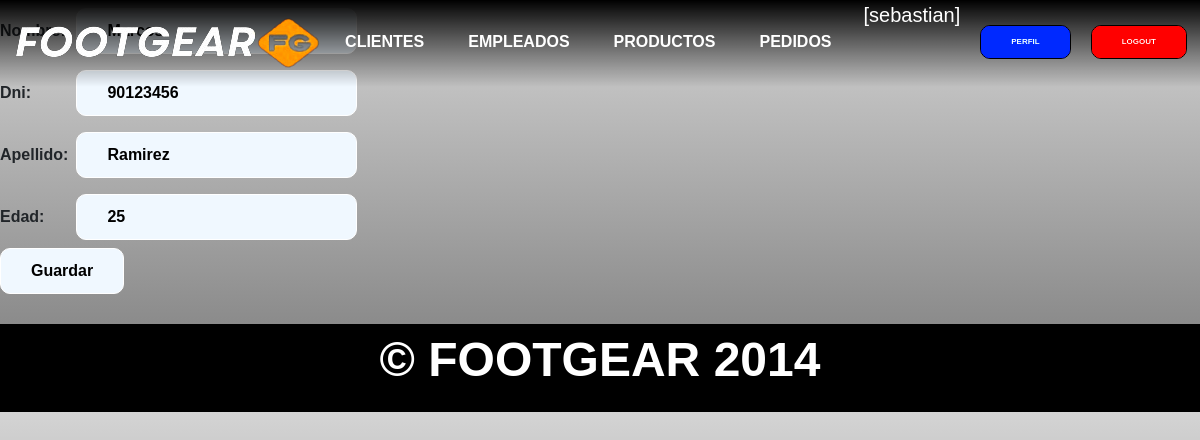
Page /clienteUpdate/1006/ (signed in) on the committed database.
### aplicacion/models.py (models this page shows, shortened)
class Cliente(models.Model):
    nombre = models.CharField(max_length=50)
    apellido = models.CharField(max_length=50)
    edad = models.IntegerField()
    dni = models.IntegerField(unique=True)

### aplicacion/views.py (the view)
# urls.py: path('clienteUpdate/<id_cliente>/', clienteUpdate, name="cliente_update"),
@login_required
def clienteUpdate(request,id_cliente):
    cliente = Cliente.objects.get(id = id_cliente)
    if request.method == "POST":
        miForm = ClienteForm(request.POST)
        if miForm.is_valid():
            cliente.nombre = miForm.cleaned_data.get("nombre")
            cliente.apellido = miForm.cleaned_data.get("apellido")
            cliente.edad =  miForm.cleaned_data.get("edad")
            cliente.dni = miForm.cleaned_data.get("dni")
            cliente.save()
            return redirect(reverse_lazy('clientes'))
    else:
        miForm = ClienteForm(initial={'nombre': cliente.nombre, 'apellido' : cliente.apellido, 'edad' : cliente.edad , 'dni' : cliente.dni} )
    return render(request,"aplicacion/clienteForm.html",{"form": miForm})

### aplicacion/forms.py
class ClienteForm(forms.Form):
    nombre = forms.CharField(max_length=50,required=True)
    dni = forms.IntegerField(required=True)
    apellido = forms.CharField(max_length=50,required=True)
    edad = forms.IntegerField(required=True)

### aplicacion/templates/aplicacion/clienteForm.html (shortened to what this page needs)
{% extends "aplicacion/index.html" %}
{% block contenido %}
<form action="" method="post">
    <table>
        {{ form.as_table }}
    </table>
    <input type="submit" value="Guardar">
</form>
{% endblock contenido %}

### aplicacion/templates/aplicacion/index.html (shortened to what this page needs)
<!DOCTYPE html>
<html lang="en">
    <head>
        {% load static %}
        <link href="https://cdn.jsdelivr.net/npm/bootstrap@5.3.3/dist/css/bootstrap.min.css" rel="stylesheet">
        <link href="{% static 'css/styles.css' %}" rel="stylesheet"/>
        <link rel="stylesheet" href="https://cdnjs.cloudflare.com/ajax/libs/font-awesome/6.4.0/css/all.min.css">
    </head>
    <body>
        <header>
            <div class="container mask navigation">
                <nav>
                    <h1 class="">
                        <img class="logo" src="{% static 'assets/img/logo_footgear.png' %}" alt="">
                    </h1>
                    {% if user.is_authenticated %}
                        <a href="{% url 'clientes' %}">CLIENTES</a>
                        <a href="{% url 'empleados' %}">EMPLEADOS</a>
                        <a href="{% url 'productos' %}">PRODUCTOS</a>
                        <a href="{% url 'pedidos' %}">PEDIDOS</a>
                        <div>
                            <p  class="username">[{{user.username}}]</p>
                            <a href="{% url 'agregar_avatar' %}"><img class="avatar" src="{{request.session.avatar}}" height="40px" weight="40px"></a>
                        </div>
                            <form action="{% url 'perfil' %}">
                                <button type="submit" class="btn btn-success logout-button edit-button">PERFIL</button>
                            </form>
                        <form action="{% url 'logout' %}" method="post">
                                <button type="submit" class="btn btn-success logout-button">LOGOUT</button>
                            </form>
                    {% endif %}
                </nav>
            </div>
        </header>
{% block contenido%}{% endblock contenido %}
        <footer>
            <p>&copy; FOOT<span class="orange-text">GEAR</span> 2014</p>
        </footer>
    </body>
</html>

### aplicacion/static/css/styles.css (style rules this page uses)
* { padding: 0; margin: 0; box-sizing: border-box; }
body { font-family: sans-serif; background-color: #000; background: linear-gradient(#d4d4d4,#454545); }
html { scroll-behavior: smooth; }
h1 { font-size: 2.5em; }
p { font-size: 1.25em; }
button , input,#buy_button { font-size: 1em; font-weight: bold; padding: 10px 30px; border-radius: 10px; border: 1px solid #fff; color: #000; background-color: #fff; }
.container { max-width: 700px; margin: auto; }
header { background-color: transparent; flex-wrap: wrap; position: fixed; top: 0; right: 0; width: 100vw; z-index: 100; background: linear-gradient(to bottom, black ,transparent); }
header .container { display: flex; flex-direction: column; justify-content: center; align-items: center; }
header nav { display: flex; flex-direction: column; text-align: center; padding-bottom: 2px; }
header div nav a { padding: 5px 12px; text-decoration: none; color: white; font-weight: bolder; }
header .navigation { background-image: url(../assets/img/75496e55be60c1cbf480d6e76bd11ec4.jpg); filter: saturate(2); background-position: center center; background-repeat: no-repeat; background-size: cover; }
.logout-button { margin-top: 25px; background-color:rgb(219, 0, 0); color: rgb(255, 255, 255); font-size: 0.5em; font-weight: bold; padding: 10px 30px; border-radius: 10px; border: 1px solid black; }
.username { color: #ffffff; margin-right: 20px; margin-bottom: 10px; }
.edit-button { margin-right: 20px; background-color:rgb(0, 44, 219); font-size: 0.5em; }
footer { margin-top: 30px; background-color: #000000; display: flex; flex-direction: column; justify-items: center; align-items: center; }
footer p { font-weight: bold; color: white; }
td { padding: 8px; }
input { background-color: aliceblue; color: #000000; }
@media (min-width: 775px) { body { background: linear-gradient(#d4d4d4,#777777); background-position: center center; background-repeat: repeat; background-size: cover; } }
@media (min-width: 775px) { header .container { max-width: none; background: #000; } }
@media (min-width: 775px) { header nav { flex-direction: row; justify-content: space-around; } }
@media (min-width: 775px) { header .navigation { background-image: none; background-color: transparent; background: transparent; } }
@media (min-width: 775px) { button,#buy_button { font-size: 2em; } }
@media (min-width: 775px) { footer p { font-size: 3em; } }
@media (min-width: 775px) { header div nav a { padding: 20px 12px; margin-right: 20px; font-size: 1.5em; } }
@media (min-width: 775px) { header h1 { font-size: 4em; } }

### rows in the picture
Cliente: dni "90123456", apellido "Ramirez", edad "25"

### other values in the picture
{{ user.username }} "sebastian"
